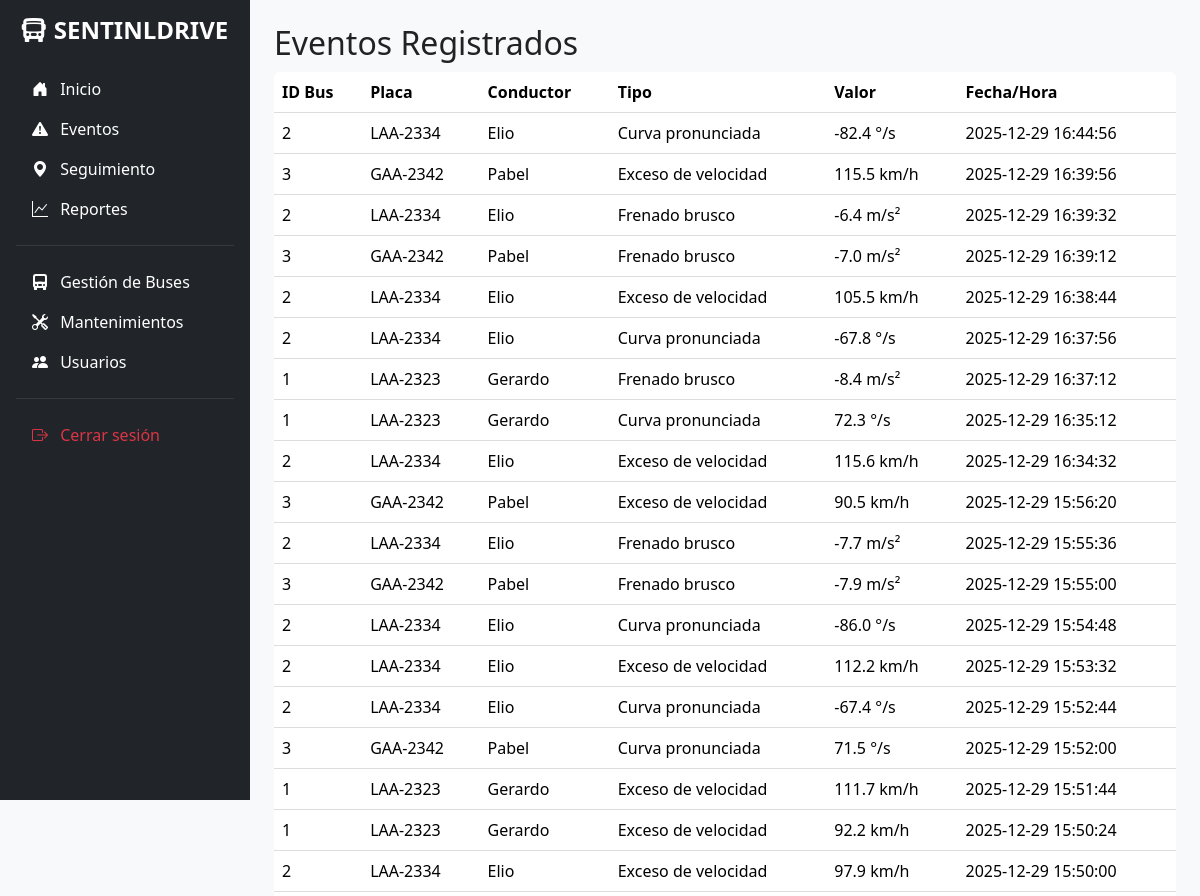
The app's page /events (signed in, upper part), older data.
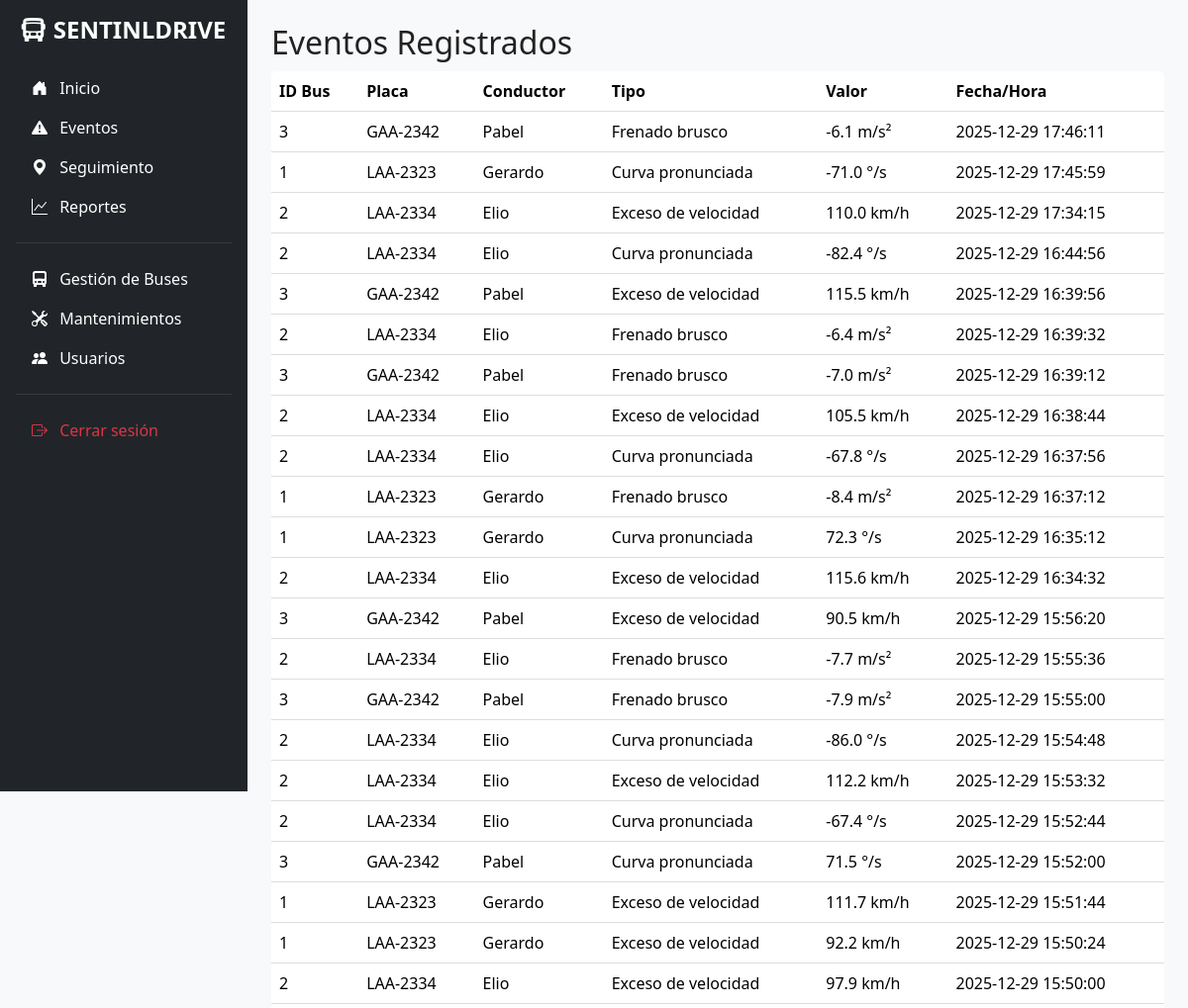
The same page, newer data.
### app/models/event.py (models this page shows)
class Event(db.Model):
    __tablename__ = 'event'
    id = db.Column(db.Integer, primary_key=True)
    bus_id = db.Column(db.Integer, db.ForeignKey('bus.id'), nullable=False)
    type = db.Column(db.String(50), nullable=False)
    value = db.Column(db.Float)
    timestamp = db.Column(db.DateTime, default=datetime.utcnow, nullable=False)

### app/models/bus.py (models this page shows)
class Bus(db.Model):
    __tablename__ = 'bus'
    id = db.Column(db.Integer, primary_key=True)
    plate = db.Column(db.String(20), nullable=False, unique=True)
    driver = db.Column(db.String(50))
    status = db.Column(db.String(20), default="Activo")
    events = db.relationship('Event', backref='bus', lazy=True)
    locations = db.relationship('Location', backref='bus', lazy=True)
    maintenances = db.relationship('Maintenance', backref='bus', lazy=True)

### app/routes/events.py (the view)
@events_bp.route("/events")
@login_required
def events():
    all_events = Event.query.order_by(Event.timestamp.desc()).limit(200).all()
    return render_template("events.html", events=all_events)

### app/templates/events.html (shortened to what this page needs)
{% extends "base.html" %}
{% block content %}
<h2>Eventos Registrados</h2>
<table class="table table-hover">
    <thead>
        <tr>
            <th>ID Bus</th>
            <th>Placa</th>
            <th>Conductor</th>
            <th>Tipo</th>
            <th>Valor</th>
            <th>Fecha/Hora</th>
        </tr>
    </thead>
    <tbody>
        {% for e in events %}
        <tr>
            <td>{{ e.bus.id }}</td>
            <td>{{ e.bus.plate }}</td>
            <td>{{ e.bus.driver }}</td>
            <td>{{ e.type }}</td>
            <td>
                {% if e.type == 'Frenado brusco' %}
                    {{ e.value }} m/s²
                {% elif e.type == 'Curva pronunciada' %}
                    {{ e.value }} °/s
                {% else %}
                    {{ e.value }} km/h
                {% endif %}
            </td>
            <td>{{ e.timestamp.strftime('%Y-%m-%d %H:%M:%S') }}</td>
        </tr>
        {% endfor %}
    </tbody>
</table>
{% endblock %}

### app/templates/base.html (shortened to what this page needs)
<!DOCTYPE html>
<html lang="es">
<head>
    <link href="https://cdn.jsdelivr.net/npm/bootstrap@5.3.3/dist/css/bootstrap.min.css"
          rel="stylesheet"
>
    <link rel="stylesheet" href="https://cdn.jsdelivr.net/npm/bootstrap-icons@1.11.3/font/bootstrap-icons.min.css">
    <link rel="stylesheet" href="{{ url_for('static', filename='css/style.css') }}">
</head>
<body class="bg-light">
<div class="d-flex">
    <div class="bg-dark text-white p-3 vh-100 position-fixed" style="width: 250px; overflow-y: auto;">
        <h4 class="text-center mb-4 fw-bold">
            <i class="bi bi-bus-front-fill me-2"></i>SENTINLDRIVE
        </h4>
        <ul class="nav flex-column">
            <li class="nav-item">
                <a href="{{ url_for('dashboard.dashboard') }}" class="nav-link text-white {% if request.path == url_for('dashboard.dashboard') %}active{% endif %}">
                    <i class="bi bi-house-door-fill me-2"></i> Inicio
                </a>
            </li>
            <li class="nav-item">
                <a href="{{ url_for('events.events') }}" class="nav-link text-white {% if request.path == url_for('events.events') %}active{% endif %}">
                    <i class="bi bi-exclamation-triangle-fill me-2"></i> Eventos
                </a>
            </li>
            <li class="nav-item">
                <a href="{{ url_for('tracking.tracking') }}" class="nav-link text-white {% if request.path == url_for('tracking.tracking') %}active{% endif %}">
                    <i class="bi bi-geo-alt-fill me-2"></i> Seguimiento
                </a>
            </li>
            <li class="nav-item">
                <a href="{{ url_for('reports.reports') }}" class="nav-link text-white {% if request.path == url_for('reports.reports') %}active{% endif %}">
                    <i class="bi bi-graph-up me-2"></i> Reportes
                </a>
            </li>
            {% if session.get('role')|lower == 'admin' %}
            <hr class="text-secondary my-3">
            <li class="nav-item">
                <a href="{{ url_for('buses.buses') }}" class="nav-link text-white {% if request.path == url_for('buses.buses') %}active{% endif %}">
                    <i class="bi bi-truck-front-fill me-2"></i> Gestión de Buses
                </a>
            </li>
            <li class="nav-item">
                <a href="{{ url_for('maintenance.maintenance') }}" class="nav-link text-white {% if request.path == url_for('maintenance.maintenance') %}active{% endif %}">
                    <i class="bi bi-tools me-2"></i> Mantenimientos
                </a>
            </li>
            <li class="nav-item">
                <a href="{{ url_for('users.users') }}" class="nav-link text-white {% if request.path == url_for('users.users') %}active{% endif %}">
                    <i class="bi bi-people-fill me-2"></i> Usuarios
                </a>
            </li>
            {% endif %}
            <hr class="text-secondary my-3">
            <li class="nav-item">
                <a href="{{ url_for('auth.logout') }}" class="nav-link text-danger">
                    <i class="bi bi-box-arrow-right me-2"></i> Cerrar sesión
                </a>
            </li>
        </ul>
    </div>
    <div class="flex-fill p-4" style="margin-left: 250px;">
        {% block content %}{% endblock %}
    </div>
</div>
</body>
</html>

### static/css/style.css (style rules this page uses)
body { font-family: Arial; background: #f7f7f7; margin: 0; }
table { width: 100%; background: white; border-collapse: collapse; }
th, td { border-bottom: 1px solid #ddd; padding: 10px; text-align: left; }
body { font-family: 'Segoe UI', sans-serif; margin: 0; background: #f5f6fa; color: #222; }
table { width: 100%; background: white; border-collapse: collapse; margin-top: 10px; border-radius: 6px; overflow: hidden; }
th, td { padding: 10px; border-bottom: 1px solid #ddd; }
th { background: #e2e8f0; }

Row changes from the older to the newer data that the page shows:
added Event: bus.id "3", bus.plate "GAA-2342", bus.driver "Pabel", type "Frenado brusco", value "-6.1", timestamp "2025-12-29 17:46:11"
added Event: bus.id "1", bus.plate "LAA-2323", bus.driver "Gerardo", type "Curva pronunciada", value "-71.0", timestamp "2025-12-29 17:45:59"
added Event: bus.id "2", bus.plate "LAA-2334", bus.driver "Elio", type "Exceso de velocidad", value "110.0", timestamp "2025-12-29 17:34:15"
